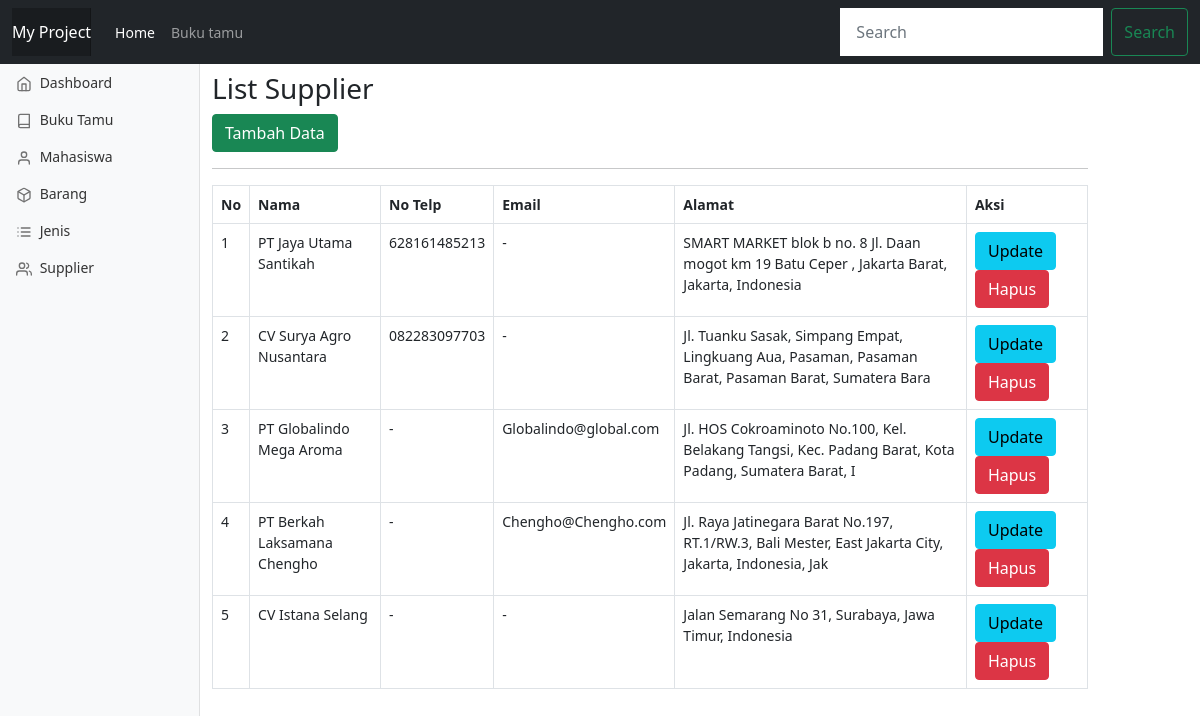
Screenshot of /index.php?p=list_supplier with the database file from the repository.
### tables this page shows
CREATE TABLE `supplier` (
  `id` int(11) NOT NULL,
  `nama_supplier` varchar(50) NOT NULL,
  `notelp` varchar(15) NOT NULL,
  `email` varchar(25) NOT NULL,
  `alamat` varchar(100) NOT NULL
);

### Class_koneksi.php (called while the page is built, shortened)
<?php
class Koneksi
{
	private $host = 'localhost';
    private $db = 'project';
    private $user = 'root';
    private $pass = '';
    protected $conn;
	function __construct()
	{
		if (!isset($this->conn)) {
        	$this->conn = new mysqli($this->host,$this->user,$this->pass,$this->db);
        }
        return $this->conn;
	}
}

### Class_crud.php (called while the page is built, shortened)
<?php
include 'class_koneksi.php';
class Crud extends Koneksi{
	public function readData($table,$idtable,$id_value)
	{
		$q 		= "SELECT * FROM $table";
		$result = $this->conn->query($q);
		$rows 	= array();
		while($row=$result->fetch_assoc()){
			$rows[]=$row;
		}
		return $rows;
	}
}
 ?>

### supplier/index.php (the view)
<h3>List Supplier</h3>
<a href="index.php?p=input_supplier" class="btn btn-success">Tambah Data</a>
<hr/>
<table class="table table-bordered" width="60%">
    <tr>
        <th>No</th>
        <th>Nama</th>
        <th>No Telp</th>
        <th>Email</th>
        <th>Alamat</th>
        <th>Aksi</th>
    </tr>
    <?php
    include 'Class_crud.php';
    $crud = new Crud();
    $supplier = $crud->readData('supplier',null,null);
    $no = 1;
    foreach($supplier as $row)
    {
        echo "<tr>";
        echo "<td>".$no."</td>";
        echo "<td>".$row['nama_supplier']."</td>";
        echo "<td>".$row['notelp']."</td>";
        echo "<td>".$row['email']."</td>";
        echo "<td>".$row['alamat']."</td>";
        echo "<td>
        <a class='btn btn-info' href='index.php?p=edit_supplier&id=".$row['id']."'>Update</a>
        <a class='btn btn-danger' href='index.php?p=hapus_supplier&id=".$row['id']."'>Hapus</a></td>";
        echo "</tr>";
        $no++;
    }
    ?>
</table>

### css/dashboard.css (style rules this page uses)
body { font-size: .875rem; }

### index.php (style rules this page uses)
body { min-height: 75rem; padding-top: 4.5rem; }

### rows the page displays
supplier: nama_supplier "PT Jaya Utama Santikah", notelp "628161485213", email "-", alamat "SMART MARKET blok b no. 8 Jl. Daan mogot km 19 Batu Ceper , Jakarta Barat, Jakarta, Indonesia"
supplier: nama_supplier "CV Surya Agro Nusantara", notelp "082283097703", email "-", alamat "Jl. Tuanku Sasak, Simpang Empat, Lingkuang Aua, Pasaman, Pasaman Barat, Pasaman Barat, Sumatera Bara"
supplier: nama_supplier "PT Globalindo Mega Aroma", notelp "-", email "Globalindo@global.com", alamat "Jl. HOS Cokroaminoto No.100, Kel. Belakang Tangsi, Kec. Padang Barat, Kota Padang, Sumatera Barat, I"
supplier: nama_supplier "PT Berkah Laksamana Chengho", notelp "-", email "Chengho@Chengho.com", alamat "Jl. Raya Jatinegara Barat No.197, RT.1/RW.3, Bali Mester, East Jakarta City, Jakarta, Indonesia, Jak"
supplier: nama_supplier "CV Istana Selang", notelp "-", email "-", alamat "Jalan Semarang No 31, Surabaya, Jawa Timur, Indonesia"
